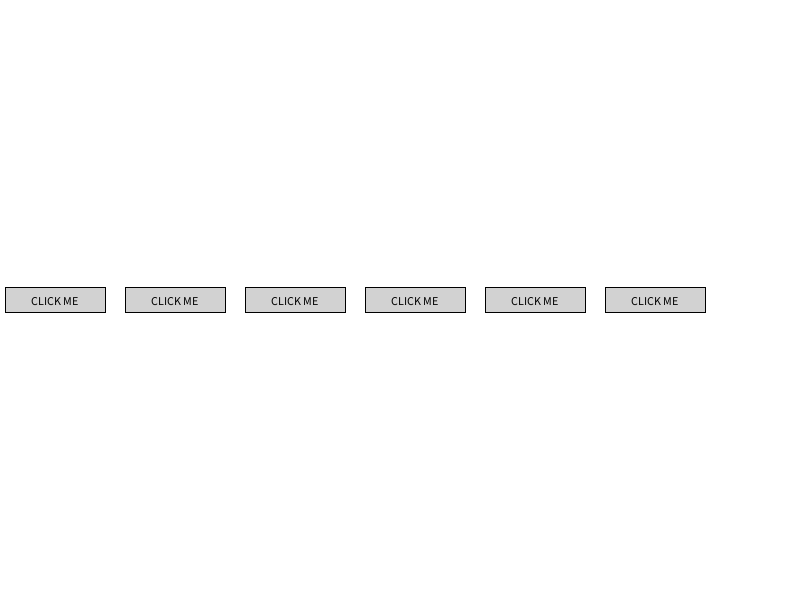
Frame 1 (no input)
Frame 60 (the mouse pressed at the canvas centre just before this capture): identical to frame 1, image omitted
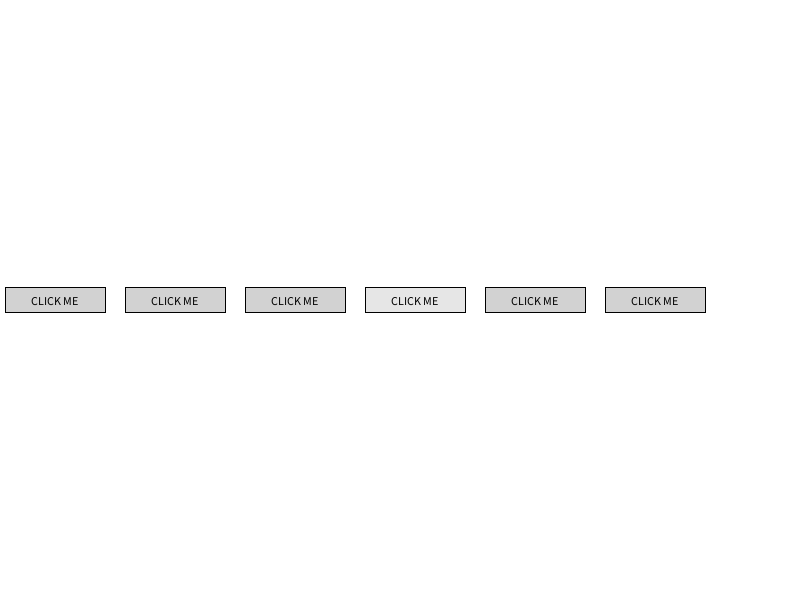
Frame 120 (the mouse held since frame 60 and released just before this capture)

The Processing sketch that drew these frames (run headless with seeded random() and noise(); from frame 60 on, the mouse is pressed at the canvas centre):

// Processing sketch: exercise_9_8
// ── exercise_9_8.pde
ArrayList<Button> buttons = new ArrayList<Button>();

void setup() {
  size(800, 600);
  for (int i = 55; i <= (width-55); i += 120) {
    buttons.add(new Button(i, height/2, 100, 25, "CLICK ME", color(210), color(230)));
  }
}

void draw() {
  background(255);
  for (int i = 0; i <= (buttons.size()-1); i++) {
    Button button = buttons.get(i);
    button.display();
  }
}

void mousePressed() {
  for (int i = 0; i <= (buttons.size()-1); i++) {
    Button button = buttons.get(i);
    if (button.isMouseOnButton() ) {
      {
        println("YOU CLICKED THE " + (i+1) + " BUTTON");
      }
    }
  }
}

// ── button.pde
class Button {
  int posX, posY, buttonWidth, buttonHeight;
  String text;
  color buttonColor, buttonHoverColor;
  float buttonWidthRadius, buttonHeightRadius;

  Button(int posX_, int posY_, int buttonWidth_, int buttonHeight_, String text_, color buttonColor_, color buttonHoverColor_) {
    posX = posX_;
    posY = posY_;
    buttonWidth = buttonWidth_;
    buttonHeight = buttonHeight_;
    text = text_;
    buttonColor = buttonColor_;
    buttonHoverColor = buttonHoverColor_;
    buttonWidthRadius = buttonWidth/2;
    buttonHeightRadius = buttonHeight/2;
  }

  void display() {
    buttonFrame();
    buttonText();
  }

  void buttonFrame() {
    rectMode(CENTER);
    buttonHoverCheck();
    rect(posX, posY, buttonWidth, buttonHeight);
  }

  void buttonText() {
    textAlign(CENTER, CENTER);
    fill(0);
    text(text, posX, posY);
  }

  void buttonHoverCheck() {
    if (isButtonHovered()) {
      fill(buttonHoverColor);
    } else {
      fill(buttonColor);
    }
  }

  boolean isButtonHovered() {
    return (mouseX > (posX-buttonWidthRadius) && mouseX < (posX+buttonWidthRadius) && mouseY < (posY+buttonHeightRadius) && mouseY > (posY-buttonHeightRadius) );
  }

  boolean isMouseOnButton() {
    return (mouseX > (posX-buttonWidthRadius) && mouseX < (posX+buttonWidthRadius) && mouseY < (posY+buttonHeightRadius) && mouseY > (posY-buttonHeightRadius));
  }
}
